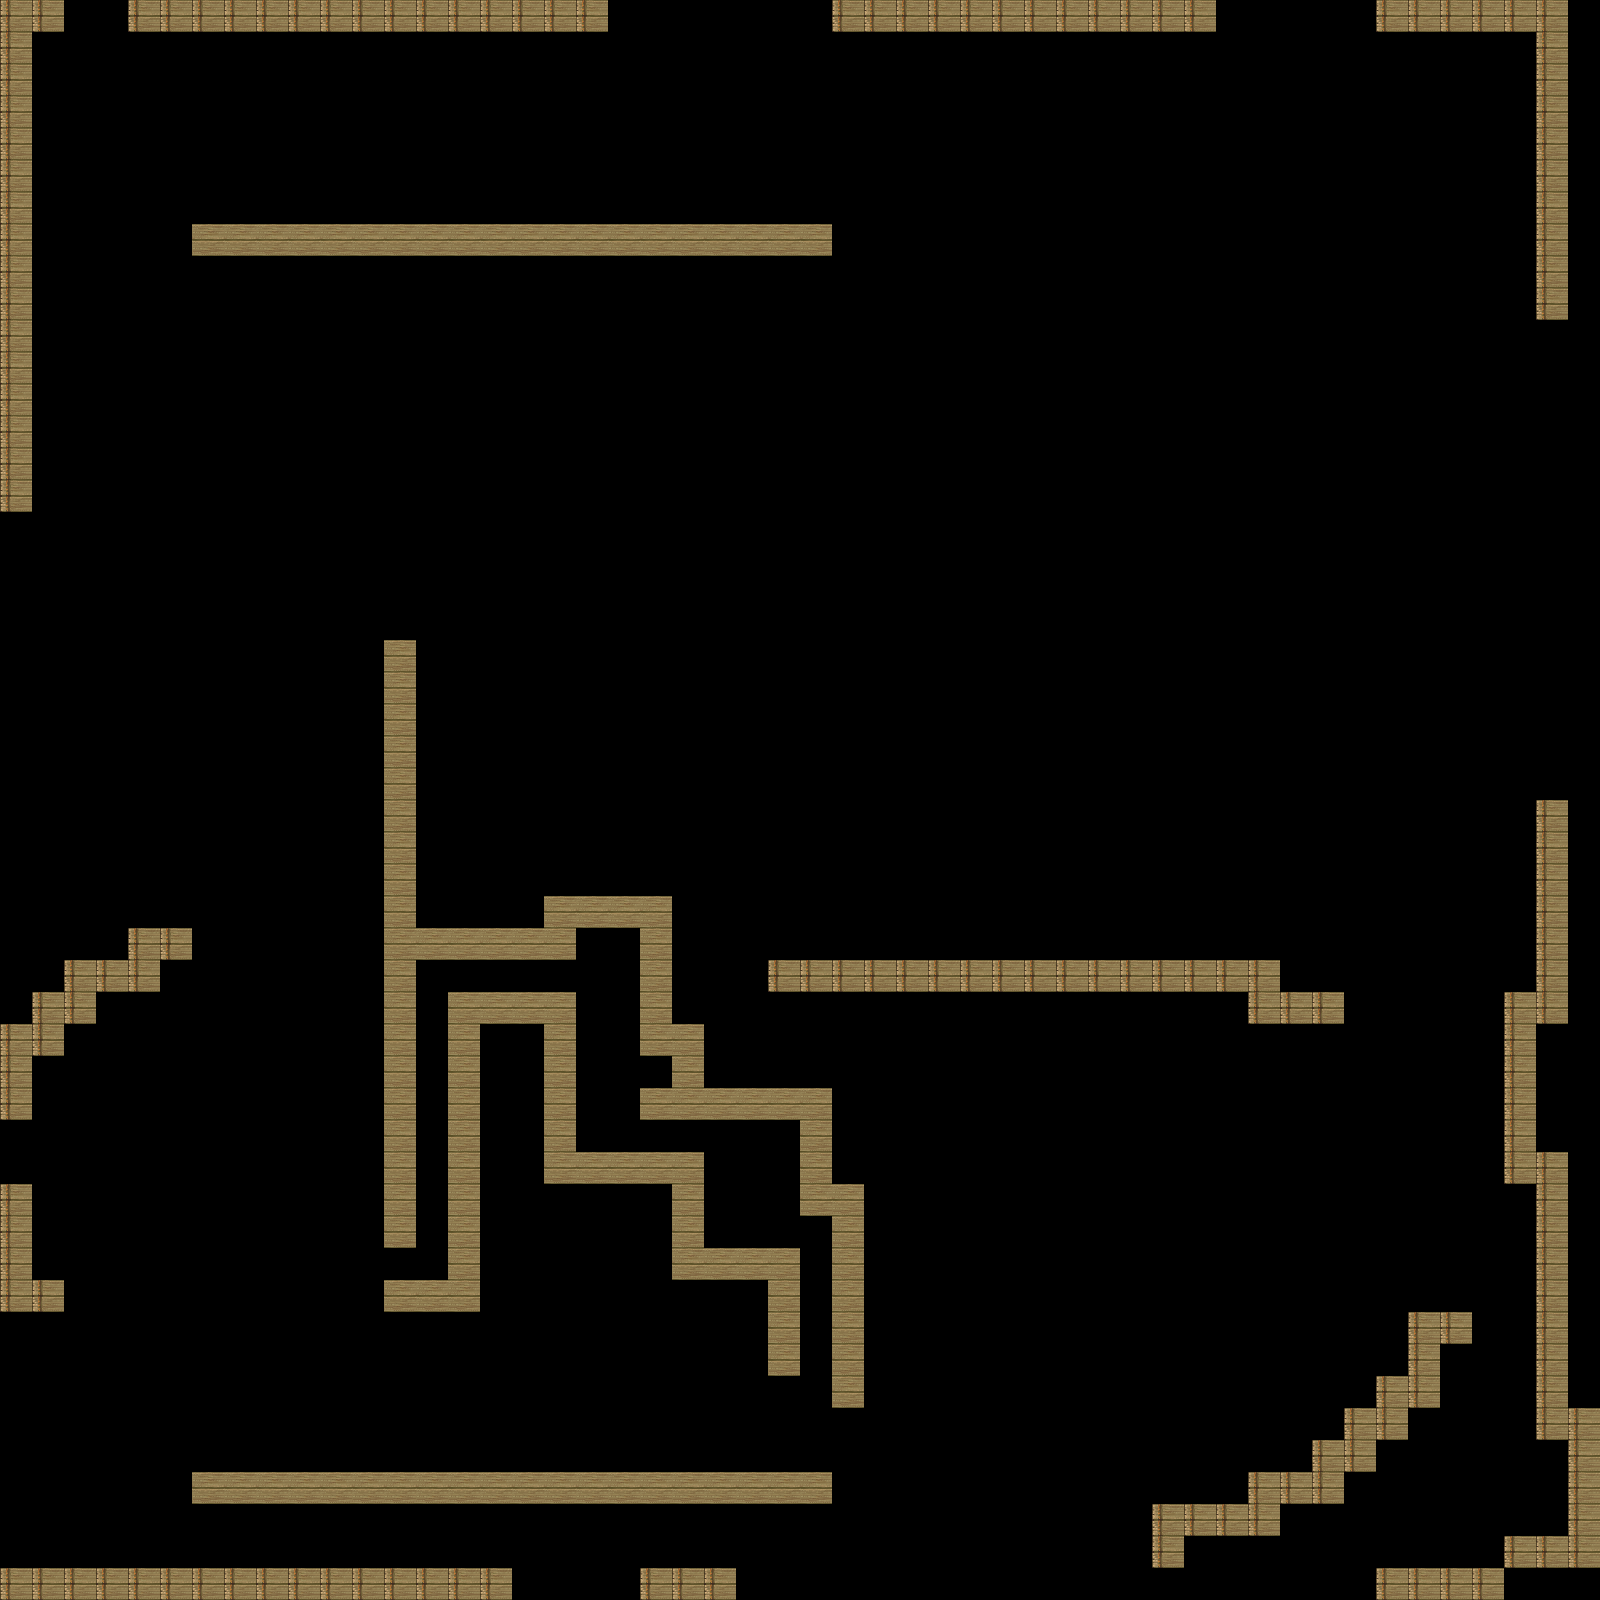

A 2D game scene composited from a Tiled map and its tileset images. What follows is a short description and the map's XML, with each tile layer's data collapsed to a summary:
An orthogonal 50x50 tile map with 32x32 px tiles, 1 tile layer (Tile Layer 1).

<map version="1.0" orientation="orthogonal" width="50" height="50" tilewidth="32" tileheight="32">
 <tileset firstgid="1" name="tileb" tilewidth="32" tileheight="32">
  <image source="tileb.png" width="512" height="512" />
  <tile id="36">
   <properties>
    <property name="wall" value="" />
   </properties>
  </tile>
 </tileset>
 <layer name="Tile Layer 1" width="50" height="50">
  <data>[2500 cells, 2500 non-empty, 3 distinct tile ids]</data>
 </layer>
</map>
